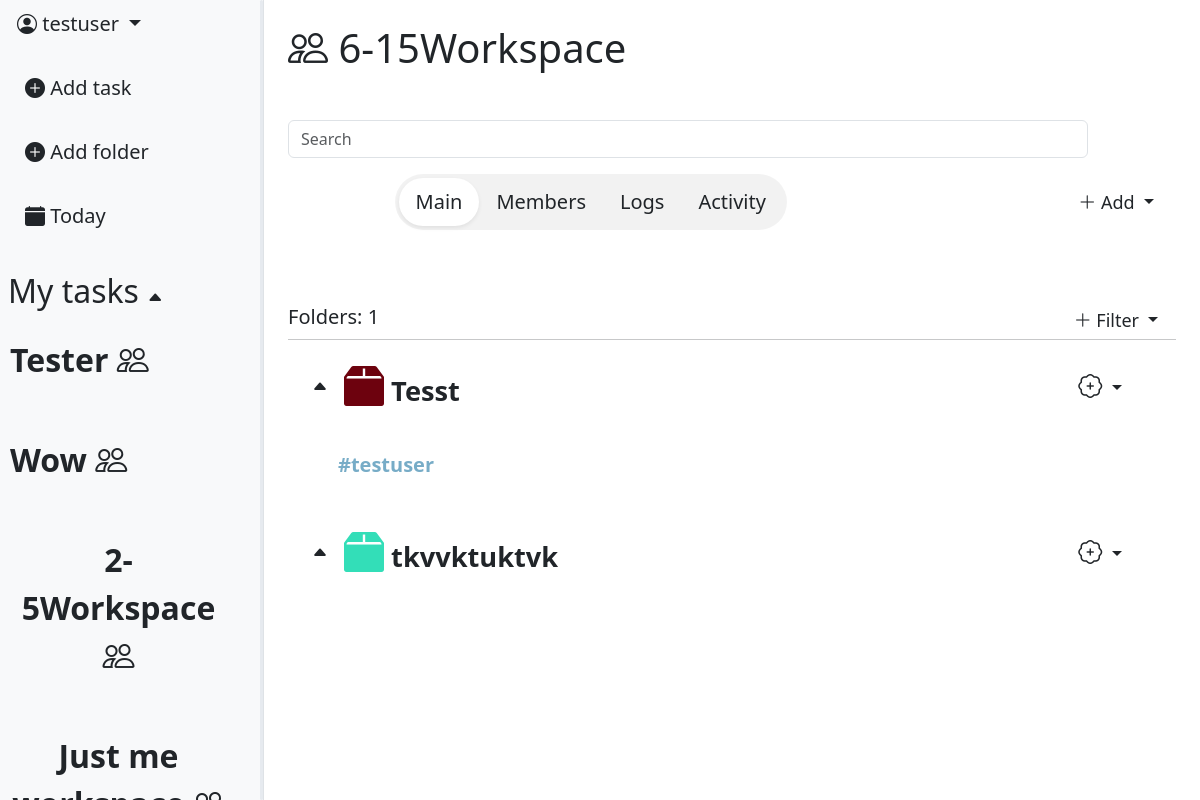
The page /workspace/18/ (signed in) on the database as committed earlier.
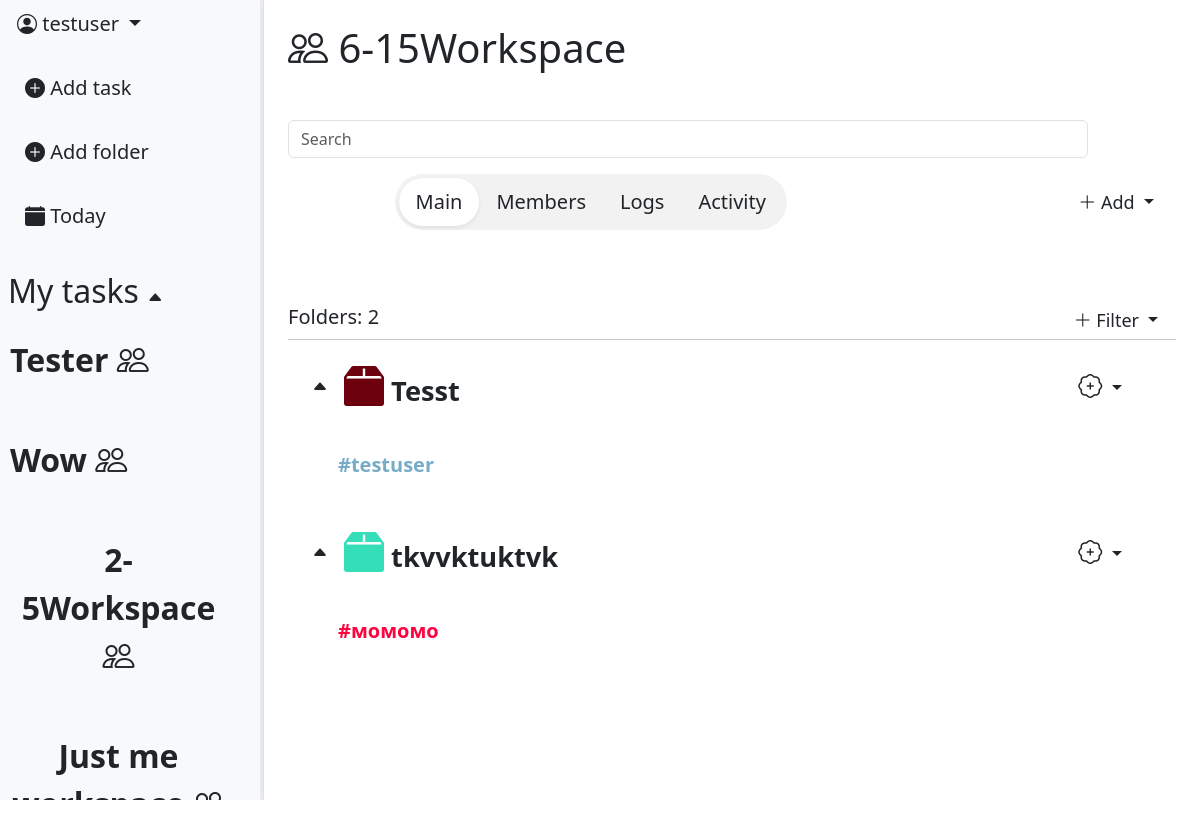
The same page on the database as committed later.
### task_app/models.py (models this page shows, shortened)
class Workspace(models.Model):
    INVITE_PERMISSION = [
        ("owner_only", "Only owner"),
        ("owner_admin", "Owner & Admin"),
                ]
    WORKSPACE_SPACE = [
        ("one", "Just me"),
        ("two_five", "Group (2-5)"),
        ("six_fifteen", "Team (6-15)"),
    ]
    SPACE_LIMITS = {
        "one": 1,
        "two_five": 5,
        "six_fifteen": 15,
    }
    name = models.CharField(max_length=64)
    invite_role = models.CharField(max_length=16,
                                choices=INVITE_PERMISSION,
                                default='owner_admin')
    workspace_space = models.CharField(max_length=16, choices=WORKSPACE_SPACE, default='one')
    icon = models.ImageField(null=True, blank=True)
    created_at = models.DateTimeField(auto_now_add=True)
    owner = models.ForeignKey(User,
                            on_delete=models.CASCADE,
                            related_name='workspace_creator')

class Box(models.Model):
    COLOR_VARIATION_BOX = [
        ("#123F73", "🔵Deep ocean"),
        ("#D2A1FE", "🟣Violet"),
        ("#33DEB8", "🟢Aquamarine"),
        ("#6D020E", "🔴Red wine"),
        ("#FCF6A7", "🟡Sand"),
        ("#774C06", "🟤Terracotta"),
        ("#000000", "⚫Black"),
    ]
    workspace = models.ForeignKey(Workspace, on_delete=models.CASCADE)
    name = models.CharField(max_length=24)
    color = models.CharField(max_length=32, choices=COLOR_VARIATION_BOX, default="#123F73")
    created_at = models.DateTimeField(auto_now_add=True)
    creator = models.ForeignKey(User, on_delete=models.CASCADE)

class Folder(models.Model):
    COLOR_VARIATION = [
        ("#77acc7", "🔵Air blue"),
        ("#9966cc", "🟣Amethust"),
        ("#008000", "🟢Apple Green"),
        ("#ff033e", "🔴Red rose"),
        ("#ffe135", "🟡Banana yellow"),
        ("#ff6500", "🟠Sunset"),
        ("#000000", "⚫Black"),
    ]
    color = models.CharField(max_length=30, choices=COLOR_VARIATION, default="#77acc7")
    name = models.CharField(max_length=16)
    box = models.ForeignKey(Box, null=True, blank=True, on_delete=models.CASCADE, default=None, related_name='folders')
    created_at = models.DateTimeField(auto_now_add=True)
    creator = models.ForeignKey(User, on_delete=models.CASCADE)
    workspace = models.ForeignKey(Workspace, on_delete=models.CASCADE, null=True, blank=True, default=None)

### workspace_app/views.py (the view, shortened to what this page needs)
# urls.py: path('workspace/<int:pk>/', views.WorkspaceDetailView.as_view(), name="workspace_detail"),
class WorkspaceDetailView(LoginRequiredMixin, DetailView):
    model = Workspace
    context_object_name = "workspace"
    template_name = "workspace/workspace_detail.html"
    def get_queryset(self):
        return Workspace.objects.filter(
            members__member=self.request.user,
            members__is_active=True
        )
    def get_context_data(self, **kwargs):
        context = super().get_context_data(**kwargs)
        context['tab'] = self.request.GET.get('tab', 'main')
        context['boxes'] = Box.objects.filter(
            workspace=self.object
        ).prefetch_related('folders')
        context['members'] = WorkspaceMember.objects.filter(
            workspace=self.object,
            is_active=True
        ).select_related('member').annotate(
            role_order=Case(
                When(role='owner', then=0),
                When(role='admin', then=1),
                When(role='member', then=2),
                default=3,
                output_field=IntegerField()
            )
        ).order_by('role_order')
        context['folders'] = Folder.objects.filter(
            creator=self.request.user,
            box__isnull=True
        )
        context['workspaces'] = Workspace.objects.filter(
            members__member=self.request.user,
            members__is_active=True
        )
        context['user_role'] = WorkspaceMember.objects.get(
            workspace=self.object,
            member=self.request.user
        ).role
        context["box_form"] = BoxForm()
        context["folders_count"] = Folder.objects.filter(workspace=self.object).count()
        context['task_form'] = TaskForm()
        context['folder_form'] = FolderForm()
        boxes_data = []
        for box in context['boxes']:
            boxes_data.append({
                'id': box.pk,
                'name': box.name,
                'folders': [
                    {'id': f.pk, 'name': f.name}
                    for f in box.folders.all()
                ]
            })
        context['boxes_json'] = json.dumps(boxes_data)
        if context['tab'] == 'logs':
                if context['user_role'] != 'owner':
                    raise Http404
        return context

### workspace_app/forms.py
class BoxForm(forms.ModelForm):
    class Meta:
        model = Box
        fields = ["name", "color"]
    def __init__(self, *args, **kwargs):
        super(BoxForm, self).__init__(*args, **kwargs)
        self.fields['name'].widget.attrs.update({
            "class": "form-control noborder-input content-input",
            "placeholder" : "Name"
        })
        self.fields['color'].widget.attrs.update({
            "class": "form-control transparent-input",
            "placeholder" : "Color"
        })

### templates/workspace/workspace_detail.html (shortened to what this page needs)
{% extends 'base.html' %}
{% load static %}
{% load custom_tags %}
{% block content %}
    <div class="d-flex">
        {% include 'includes/leftbar.html' %}
        <div class="p-4" style="flex: 1 1 0; min-width: 0;">
            <h1><i class="bi bi-people"></i> {{workspace.name}}</h1>
            <br>
            <div class="mb-3 mt-3" style="max-width: 800px; max-height: 200px;">
                <input type="text" class="form-control" placeholder="Search">
            </div>
            <div class="d-flex align-items-center" style="margin-left: 12%;">
                <div class="d-inline-flex p-1 rounded-pill"
                    style="background: rgba(0, 0, 0, 0.05); {% if user_role == 'member' %}width: fit-content{% endif %}">
                    <a href="?tab=main"
                        class="btn btn-lg rounded-pill px-3 {% if tab == 'main' %}bg-white shadow-sm{% endif %}">
                        Main
                    </a>
                    {% if user_role == 'owner' or user_role == 'admin' %}
                    <a href="?tab=members"
                        class="btn btn-lg rounded-pill px-3 {% if tab == 'members' %}bg-white shadow-sm{% endif %}">
                        Members
                    </a>
                    {% endif %}
                    {% if user_role == 'owner' %}
                    <a href="?tab=logs"
                        class="btn btn-lg rounded-pill px-3 {% if tab == 'logs' %}bg-white shadow-sm{% endif %}">
                        Logs
                    </a>
                    {% endif %}
                    <a href="?tab=activity"
                        class="btn btn-lg rounded-pill px-3 {% if tab == 'activity' %}bg-white shadow-sm{% endif %}">
                        Activity
                    </a>
                </div>
                <div class="ms-auto">
                    {% if user_role == 'owner' or user_role == 'admin' %}
                        <div class="dropdown">
                            <button class="btn btn-sm dropdown-toggle custom_priorety_select_menu_lg"
                                type="button" data-bs-toggle="dropdown">
                                <i class="bi bi-plus-lg"></i> Add
                            </button>
                        </div>
                    {% elif user_role == 'member' %}
                        <button class="btn" data-bs-toggle="modal" data-bs-target="#AddBoxModal">
                            <i class="bi bi-plus-lg"></i> Add box
                        </button>
                    {% endif %}
                </div>
            </div>
            <br><br>
            {% if tab == 'main' %}
                {% include 'workspace/main_tab.html' %}
            {% elif tab == 'members' and user_role in 'owner admin' %}
                {% include 'workspace/members_tab.html' %}
            {% elif tab == 'logs' and user_role == 'owner' %}
                {% include 'workspace/logs_tab.html' %}
            {% elif tab == 'activity' %}
                {% include 'workspace/activity_tab.html' %}
            {% endif %}
        </div>
    </div>
{% endblock %}

### templates/includes/leftbar.html (shortened to what this page needs)
<div id="leftbar" class="bg-light border-end d-flex flex-column" style="width: 22%; height: 100vh; position: relative; overflow: hidden;">
    <div class="flex-shrink-0">
        <div class="dropdown-center mb-3">
            <button class="btn btn-lg dropdown-toggle" type="button" data-bs-toggle="dropdown" aria-expanded="false">
                <i class="bi bi-person-circle"></i>  {{ user.username }}
            </button>
        </div>
        <div class="d-flex flex-column align-items-start gap-3 ps-2">
            <a class="btn btn-lg"
                data-bs-toggle="modal"
                data-bs-target="#TaskModal"
                data-workspace-id="{{ workspace.pk }}">
                <i class="bi bi-plus-circle-fill"></i> Add task
            </a>
            <a class="btn btn-lg"
                data-bs-toggle="modal"
                data-bs-target="#FolderModal"
                data-workspace-id="{{ workspace.pk }}">
                <i class="bi bi-plus-circle-fill"></i> Add folder
            </a>
            <a class="btn btn-lg" href="{% url 'tasks:task_list' %}">
                <i class="bi bi-calendar-fill"></i> Today
            </a>
        </div>
    </div>
    <br>
    <div class="ps-2 mt-2">
        <h2 id="folders-toggle" style="cursor: pointer; user-select: none;">
            My tasks <span id="folders-arrow" class="bi bi-caret-up-fill" style="font-size: 16px;"></span>
        </h2>
    </div>
    <div id="workspace_list" style="flex: 1 1 0; min-height: 0; overflow-y: auto; overflow-x: hidden; margin-right: 10px;">
        <div class="d-flex flex-column align-items-start gap-3 ps-0">
            {% for workspace in workspaces %}
                <div class="folder-row d-flex align-items-center justify-content-between p-2 rounded">
                    <a
                    href="{% url 'workspace:workspace_detail' workspace.pk %}"
                    class="btn btn-lg ps-0"
                    style="font-size: 32px; font-weight: 600;"
                    >
                    {{ workspace.name }}  <i class="bi bi-people"></i>
                    </a>
                </div>
            {% endfor %}
        </div>
    </div>
    <div id="leftbar-resizer"
        style="position: absolute;
            top: 0;right: 0; width: 3.5px; height: 100%;cursor: col-resize;
            z-index: 100;">
    </div>
</div>

### templates/workspace/main_tab.html (shortened to what this page needs)
<br>
<div class="d-flex align-items-center">
    <h5>Folders: {{ folders_count }}</h5>
    <div class="ms-auto">
       <div class="dropdown">
            <button class="btn btn-sm dropdown-toggle custom_priorety_select_menu_lg"
                type="button" data-bs-toggle="dropdown">
                <i class="bi bi-plus-lg"></i> Filter
            </button>
        </div>
    </div>
</div>
<hr class="m-0">
<div style="max-height: 500px; overflow-y: auto; overflow-x: hidden; padding-bottom: 140px;">
    {% for box in boxes %}
        <div class="d-flex align-items-center p-3" style="cursor: pointer; user-select: none;" onclick="toggleBox({{ box.pk }})">
            <i id="box-arrow-{{ box.pk }}" class="bi bi-caret-up-fill ms-2"></i>
            <p class="ms-3 mb-0" style="font-size: 1.7rem; font-weight: bold;">
                <i class="bi bi-box2-fill" style="font-size: 2.5rem; color: {{ box.color }};"></i>
                {{ box.name }}
            </p>
            <div class="dropdown ms-auto" onclick="event.stopPropagation()">
                <button class="btn btn-sm dropdown-toggle custom_priorety_select_menu_lg"
                    type="button" data-bs-toggle="dropdown">
                    <i class="bi bi-patch-plus" style="font-size: 1.5rem;"></i>
                </button>
            </div>
        </div>
        <div id="box-folder-{{ box.pk }}" class="ps-4 pb-2" style="overflow: hidden; transition: 0.3s;">
            {% for folder in box.folders.all %}
                <div class="folder-row d-flex align-items-center justify-content-between p-2 rounded">
                    <a
                        href="{% url 'workspace:folder-detail' pk=box.workspace.pk folder_id=folder.pk %}"
                        class="btn btn-lg"
                        style="color: {{ folder.color }}; font-weight: bold;"
                        >
                        #{{ folder.name }}
                    </a>
                </div>
            {% endfor%}
        </div>
    {% empty %}
        <p class="text-muted text-center mt-4">No boxes yet</p>
    {% endfor %}
</div>

Rows that differ between the two databases and show on the page:
added Folder: name "момомо", shown under Box "tkvvktuktvk"
Other text that changed with them:
{{ folders_count }}: "1" → "2"
